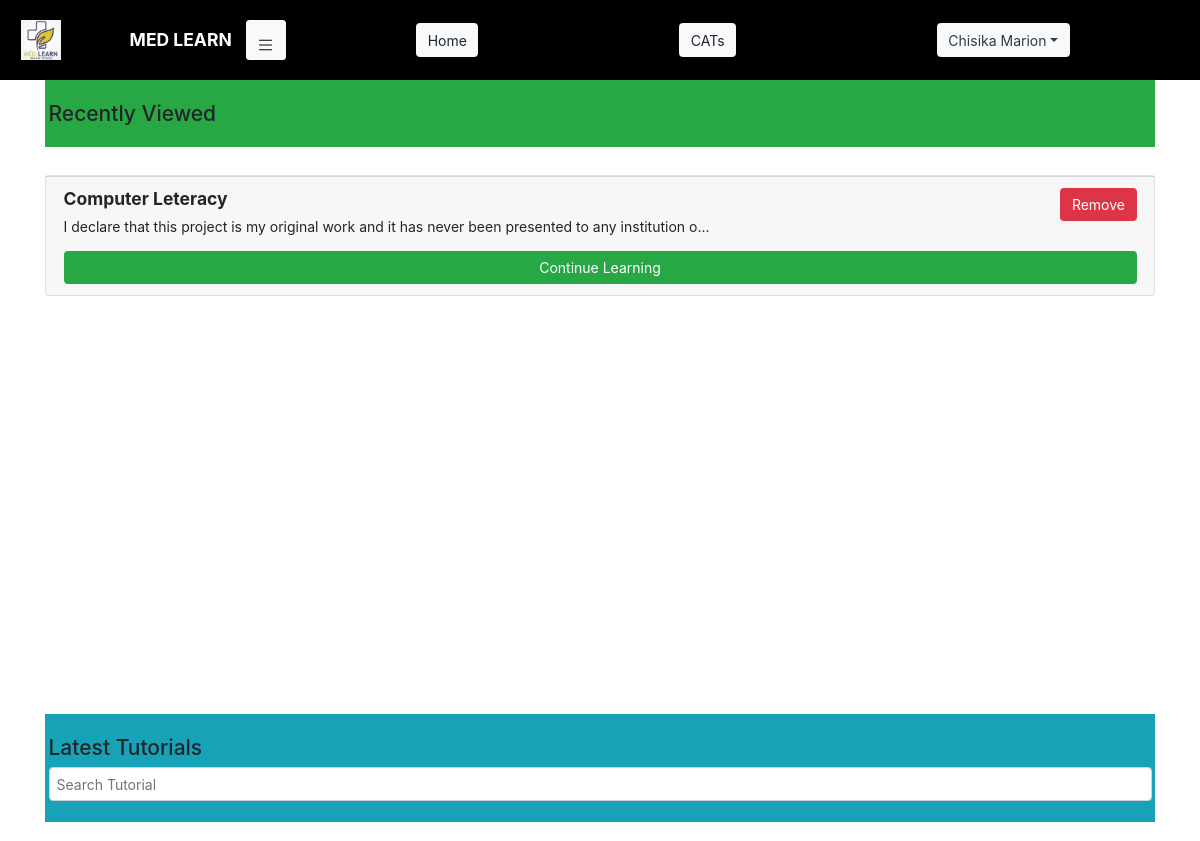
/Student/Dashboard/ (signed in, upper part), run on an earlier commit of the app's database.
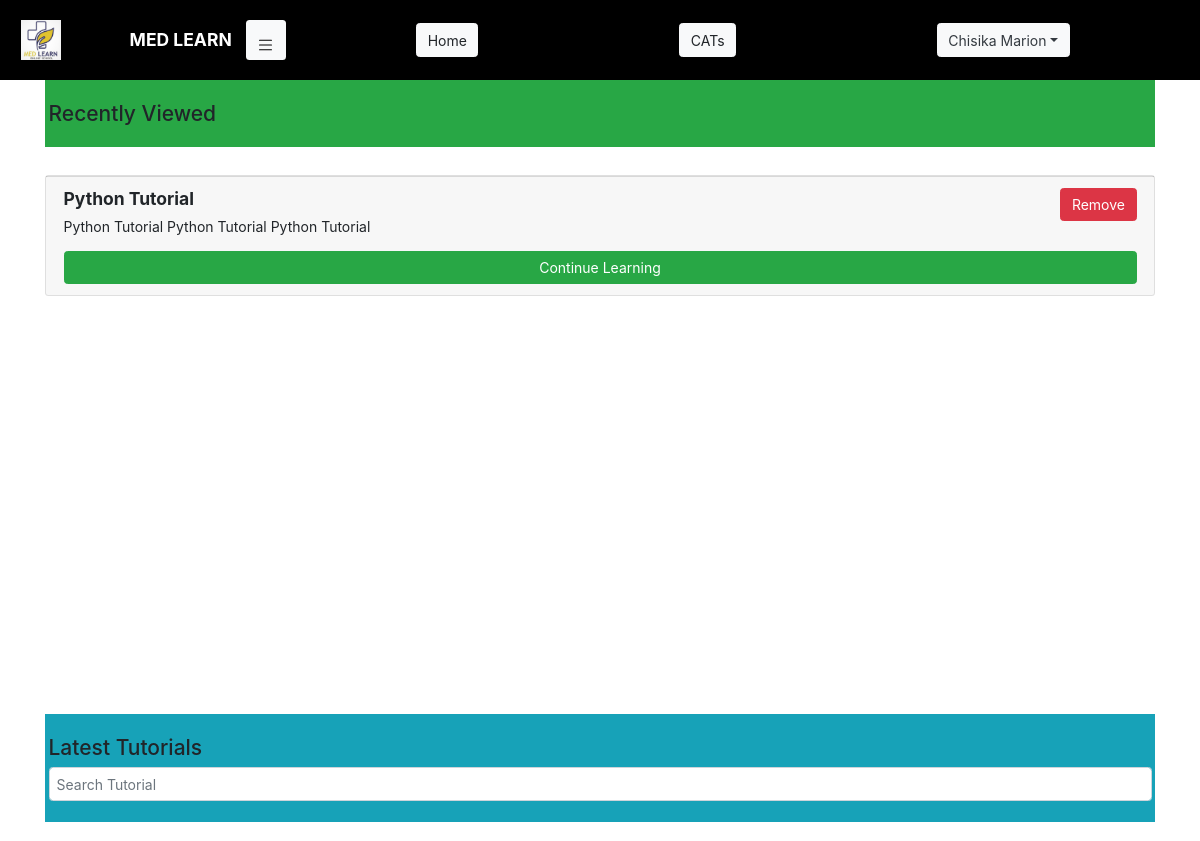
And on a later commit of the database.
### student/models.py (models this page shows, shortened)
class MyTutorial(models.Model):
    user = models.ForeignKey(User, null=True, on_delete=models.CASCADE)
    tutorial = models.ForeignKey(Tutorial, null=True, on_delete=models.CASCADE)

class Tutorial(models.Model):
    user = models.ForeignKey(User, null=True, on_delete=models.CASCADE)
    name = models.CharField(max_length=255, null=True, )
    description = models.TextField(max_length=250, null=True, )
    is_published = models.BooleanField(default=False)

### student/views.py (the view)
# urls.py: path('Dashboard/', views.dashboard_index_student, name='student-dashboard-url'),
@login_required(login_url='home-url')
def dashboard_index_student(request):
    user = User.objects.get(id=request.user.id)
    if user.are_you_a_student:
        latest_tutorials = Tutorial.objects.filter(
            is_published=True
        )
        my_tutorials = MyTutorial.objects.filter(
            user__are_you_a_student=True,
            user_id=request.user.id,
            tutorial__is_published=True
        )
        context = {
            'tutorials': latest_tutorials,
            'my_tutorials': my_tutorials,
        }
        return render(request, 'student/index.html', context)
    else:
        messages.error(request, "Logged in as author!")
        return redirect('author-dashboard-url')

### templates/student/index.html (shortened to what this page needs)
{% load static %}
<!DOCTYPE html>
<html lang="en">
<head>
    <link rel="stylesheet" href="{% static 'css/global.css' %}">
    <link rel="stylesheet" href="{% static 'css/student-index.css' %}">
    <link rel="stylesheet" href="{% static 'bootstrap/css/bootstrap.css' %}">
</head>
<body class="">
{% include 'student/header.html' %}
{% if my_tutorials %}
    <section class="tutorial-container container">
        <h4 class="tutorial-container-header bg-success pt-4 pb-4 pr-1 pl-1">
            Recently Viewed
        </h4>
        <div class="tutorial-container-card-holder flex pt-4 pb-4">
            {% for tutorial in my_tutorials %}
                <div class="card">
                    <div class="card-footer">
                        <h5 class="font-weight-bolder">
                            {{ tutorial.tutorial.name }}
                            <a class="btn btn-danger float-right" href="{% url 'student-tutorial-rm-rv-url' tutorial.tutorial.id %}">Remove</a>
                        </h5>
                        <p>{{ tutorial.tutorial.description|slice:":100" }}{% if tutorial.tutorial.description|length > 100 %}...{% endif %}</p>
                        <a class="btn btn-success w-100" href="{% url 'student-tutorial-url' tutorial.tutorial.id %}">Continue Learning</a>
                    </div>
                </div>
            {% endfor %}
        </div>
    </section>
{% endif %}
<section class="tutorial-container container" style="width: 100vw">
    <div class="tutorial-container-header bg-info pt-4 pb-4 pr-1 pl-1">
        <h4>Latest Tutorials</h4>
        <input class="p-2 form-control" type="text" id="search" placeholder="Search Tutorial">
    </div>
    <div class="tutorial-container-card-holder flex pt-4 pb-4">
    </div>
</section>
</body>
</html>

What changed in the data, as far as the page shows it:
removed MyTutorial: tutorial.name "Computer Leteracy", tutorial.description "I declare that this project is my original work and it has never been presented to any institution o"
added MyTutorial: tutorial.name "Python Tutorial", tutorial.description "Python Tutorial Python Tutorial Python Tutorial"
